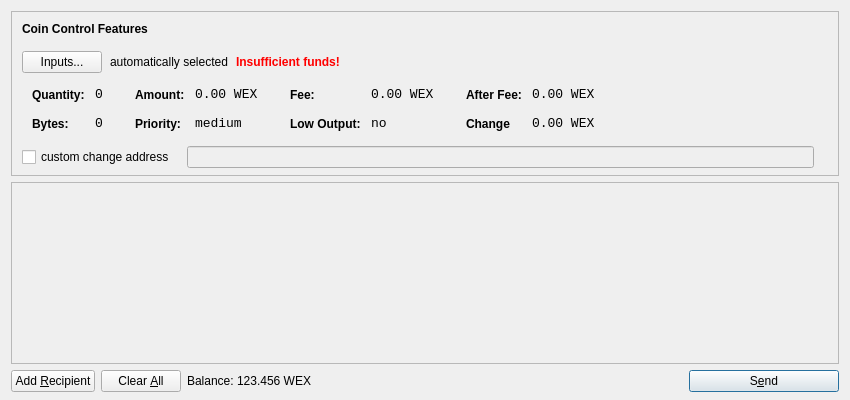
<?xml version="1.0" encoding="UTF-8"?>
<ui version="4.0">
 <class>SendCoinsDialog</class>
 <widget class="QDialog" name="SendCoinsDialog">
  <property name="geometry">
   <rect>
    <x>0</x>
    <y>0</y>
    <width>850</width>
    <height>400</height>
   </rect>
  </property>
  <property name="windowTitle">
   <string>Send Coins</string>
  </property>
  <layout class="QVBoxLayout" name="verticalLayout" stretch="0,1,0">
   <property name="bottomMargin">
    <number>8</number>
   </property>
   <item>
    <widget class="QFrame" name="frameCoinControl">
     <property name="sizePolicy">
      <sizepolicy hsizetype="Expanding" vsizetype="Expanding">
       <horstretch>0</horstretch>
       <verstretch>0</verstretch>
      </sizepolicy>
     </property>
     <property name="maximumSize">
      <size>
       <width>16777215</width>
       <height>16777215</height>
      </size>
     </property>
     <property name="frameShape">
      <enum>QFrame::StyledPanel</enum>
     </property>
     <property name="frameShadow">
      <enum>QFrame::Sunken</enum>
     </property>
     <layout class="QVBoxLayout" name="verticalLayoutCoinControl2">
      <property name="spacing">
       <number>-1</number>
      </property>
      <property name="leftMargin">
       <number>0</number>
      </property>
      <property name="topMargin">
       <number>0</number>
      </property>
      <property name="rightMargin">
       <number>0</number>
      </property>
      <property name="bottomMargin">
       <number>6</number>
      </property>
      <item>
       <layout class="QVBoxLayout" name="verticalLayoutCoinControl" stretch="0,0,0,0,1">
        <property name="spacing">
         <number>0</number>
        </property>
        <property name="leftMargin">
         <number>10</number>
        </property>
        <property name="topMargin">
         <number>10</number>
        </property>
        <item>
         <layout class="QHBoxLayout" name="horizontalLayoutCoinControl1">
          <property name="bottomMargin">
           <number>15</number>
          </property>
          <item>
           <widget class="QLabel" name="labelCoinControlFeatures">
            <property name="sizePolicy">
             <sizepolicy hsizetype="Preferred" vsizetype="Maximum">
              <horstretch>0</horstretch>
              <verstretch>0</verstretch>
             </sizepolicy>
            </property>
            <property name="font">
             <font>
              <weight>75</weight>
              <bold>true</bold>
             </font>
            </property>
            <property name="styleSheet">
             <string notr="true">font-weight:bold;</string>
            </property>
            <property name="text">
             <string>Coin Control Features</string>
            </property>
           </widget>
          </item>
         </layout>
        </item>
        <item>
         <layout class="QHBoxLayout" name="horizontalLayoutCoinControl2" stretch="0,0,0,0">
          <property name="spacing">
           <number>8</number>
          </property>
          <property name="bottomMargin">
           <number>10</number>
          </property>
          <item>
           <widget class="QPushButton" name="pushButtonCoinControl">
            <property name="styleSheet">
             <string notr="true"/>
            </property>
            <property name="text">
             <string>Inputs...</string>
            </property>
           </widget>
          </item>
          <item>
           <widget class="QLabel" name="labelCoinControlAutomaticallySelected">
            <property name="text">
             <string>automatically selected</string>
            </property>
            <property name="margin">
             <number>5</number>
            </property>
           </widget>
          </item>
          <item>
           <widget class="QLabel" name="labelCoinControlInsuffFunds">
            <property name="font">
             <font>
              <weight>75</weight>
              <bold>true</bold>
             </font>
            </property>
            <property name="styleSheet">
             <string notr="true">color:red;font-weight:bold;</string>
            </property>
            <property name="text">
             <string>Insufficient funds!</string>
            </property>
            <property name="margin">
             <number>5</number>
            </property>
           </widget>
          </item>
          <item>
           <spacer name="horizontalSpacerCoinControl">
            <property name="orientation">
             <enum>Qt::Horizontal</enum>
            </property>
            <property name="sizeHint" stdset="0">
             <size>
              <width>40</width>
              <height>1</height>
             </size>
            </property>
           </spacer>
          </item>
         </layout>
        </item>
        <item>
         <widget class="QWidget" name="widgetCoinControl" native="true">
          <property name="sizePolicy">
           <sizepolicy hsizetype="Preferred" vsizetype="Preferred">
            <horstretch>0</horstretch>
            <verstretch>0</verstretch>
           </sizepolicy>
          </property>
          <property name="minimumSize">
           <size>
            <width>0</width>
            <height>0</height>
           </size>
          </property>
          <property name="styleSheet">
           <string notr="true"/>
          </property>
          <layout class="QHBoxLayout" name="horizontalLayoutCoinControl5">
           <property name="margin">
            <number>0</number>
           </property>
           <item>
            <layout class="QHBoxLayout" name="horizontalLayoutCoinControl3" stretch="0,0,0,1">
             <property name="spacing">
              <number>20</number>
             </property>
             <property name="topMargin">
              <number>0</number>
             </property>
             <property name="bottomMargin">
              <number>10</number>
             </property>
             <item>
              <layout class="QFormLayout" name="formLayoutCoinControl1">
               <property name="horizontalSpacing">
                <number>10</number>
               </property>
               <property name="verticalSpacing">
                <number>14</number>
               </property>
               <property name="leftMargin">
                <number>10</number>
               </property>
               <property name="topMargin">
                <number>4</number>
               </property>
               <property name="rightMargin">
                <number>6</number>
               </property>
               <item row="0" column="0">
                <widget class="QLabel" name="labelCoinControlQuantityText">
                 <property name="styleSheet">
                  <string notr="true">font-weight:bold;</string>
                 </property>
                 <property name="text">
                  <string>Quantity:</string>
                 </property>
                 <property name="margin">
                  <number>0</number>
                 </property>
                </widget>
               </item>
               <item row="0" column="1">
                <widget class="QLabel" name="labelCoinControlQuantity">
                 <property name="font">
                  <font>
                   <family>Monospace</family>
                   <pointsize>10</pointsize>
                  </font>
                 </property>
                 <property name="cursor">
                  <cursorShape>IBeamCursor</cursorShape>
                 </property>
                 <property name="contextMenuPolicy">
                  <enum>Qt::ActionsContextMenu</enum>
                 </property>
                 <property name="text">
                  <string>0</string>
                 </property>
                 <property name="margin">
                  <number>0</number>
                 </property>
                 <property name="textInteractionFlags">
                  <set>Qt::LinksAccessibleByMouse|Qt::TextSelectableByKeyboard|Qt::TextSelectableByMouse</set>
                 </property>
                </widget>
               </item>
               <item row="1" column="0">
                <widget class="QLabel" name="labelCoinControlBytesText">
                 <property name="styleSheet">
                  <string notr="true">font-weight:bold;</string>
                 </property>
                 <property name="text">
                  <string>Bytes:</string>
                 </property>
                </widget>
               </item>
               <item row="1" column="1">
                <widget class="QLabel" name="labelCoinControlBytes">
                 <property name="font">
                  <font>
                   <family>Monospace</family>
                   <pointsize>10</pointsize>
                  </font>
                 </property>
                 <property name="cursor">
                  <cursorShape>IBeamCursor</cursorShape>
                 </property>
                 <property name="contextMenuPolicy">
                  <enum>Qt::ActionsContextMenu</enum>
                 </property>
                 <property name="text">
                  <string>0</string>
                 </property>
                 <property name="textInteractionFlags">
                  <set>Qt::LinksAccessibleByMouse|Qt::TextSelectableByKeyboard|Qt::TextSelectableByMouse</set>
                 </property>
                </widget>
               </item>
              </layout>
             </item>
             <item>
              <layout class="QFormLayout" name="formLayoutCoinControl2">
               <property name="horizontalSpacing">
                <number>10</number>
               </property>
               <property name="verticalSpacing">
                <number>14</number>
               </property>
               <property name="leftMargin">
                <number>6</number>
               </property>
               <property name="topMargin">
                <number>4</number>
               </property>
               <property name="rightMargin">
                <number>6</number>
               </property>
               <item row="0" column="0">
                <widget class="QLabel" name="labelCoinControlAmountText">
                 <property name="styleSheet">
                  <string notr="true">font-weight:bold;</string>
                 </property>
                 <property name="text">
                  <string>Amount:</string>
                 </property>
                 <property name="margin">
                  <number>0</number>
                 </property>
                </widget>
               </item>
               <item row="0" column="1">
                <widget class="QLabel" name="labelCoinControlAmount">
                 <property name="font">
                  <font>
                   <family>Monospace</family>
                   <pointsize>10</pointsize>
                  </font>
                 </property>
                 <property name="cursor">
                  <cursorShape>IBeamCursor</cursorShape>
                 </property>
                 <property name="contextMenuPolicy">
                  <enum>Qt::ActionsContextMenu</enum>
                 </property>
                 <property name="text">
                  <string>0.00 WEX</string>
                 </property>
                 <property name="textInteractionFlags">
                  <set>Qt::LinksAccessibleByMouse|Qt::TextSelectableByKeyboard|Qt::TextSelectableByMouse</set>
                 </property>
                </widget>
               </item>
               <item row="1" column="0">
                <widget class="QLabel" name="labelCoinControlPriorityText">
                 <property name="styleSheet">
                  <string notr="true">font-weight:bold;</string>
                 </property>
                 <property name="text">
                  <string>Priority:</string>
                 </property>
                </widget>
               </item>
               <item row="1" column="1">
                <widget class="QLabel" name="labelCoinControlPriority">
                 <property name="font">
                  <font>
                   <family>Monospace</family>
                   <pointsize>10</pointsize>
                  </font>
                 </property>
                 <property name="cursor">
                  <cursorShape>IBeamCursor</cursorShape>
                 </property>
                 <property name="contextMenuPolicy">
                  <enum>Qt::ActionsContextMenu</enum>
                 </property>
                 <property name="text">
                  <string>medium</string>
                 </property>
                 <property name="textInteractionFlags">
                  <set>Qt::LinksAccessibleByMouse|Qt::TextSelectableByKeyboard|Qt::TextSelectableByMouse</set>
                 </property>
                </widget>
               </item>
              </layout>
             </item>
             <item>
              <layout class="QFormLayout" name="formLayoutCoinControl3">
               <property name="horizontalSpacing">
                <number>10</number>
               </property>
               <property name="verticalSpacing">
                <number>14</number>
               </property>
               <property name="leftMargin">
                <number>6</number>
               </property>
               <property name="topMargin">
                <number>4</number>
               </property>
               <property name="rightMargin">
                <number>6</number>
               </property>
               <item row="0" column="0">
                <widget class="QLabel" name="labelCoinControlFeeText">
                 <property name="styleSheet">
                  <string notr="true">font-weight:bold;</string>
                 </property>
                 <property name="text">
                  <string>Fee:</string>
                 </property>
                 <property name="margin">
                  <number>0</number>
                 </property>
                </widget>
               </item>
               <item row="0" column="1">
                <widget class="QLabel" name="labelCoinControlFee">
                 <property name="font">
                  <font>
                   <family>Monospace</family>
                   <pointsize>10</pointsize>
                  </font>
                 </property>
                 <property name="cursor">
                  <cursorShape>IBeamCursor</cursorShape>
                 </property>
                 <property name="contextMenuPolicy">
                  <enum>Qt::ActionsContextMenu</enum>
                 </property>
                 <property name="text">
                  <string>0.00 WEX</string>
                 </property>
                 <property name="textInteractionFlags">
                  <set>Qt::LinksAccessibleByMouse|Qt::TextSelectableByKeyboard|Qt::TextSelectableByMouse</set>
                 </property>
                </widget>
               </item>
               <item row="1" column="0">
                <widget class="QLabel" name="labelCoinControlLowOutputText">
                 <property name="styleSheet">
                  <string notr="true">font-weight:bold;</string>
                 </property>
                 <property name="text">
                  <string>Low Output:</string>
                 </property>
                </widget>
               </item>
               <item row="1" column="1">
                <widget class="QLabel" name="labelCoinControlLowOutput">
                 <property name="font">
                  <font>
                   <family>Monospace</family>
                   <pointsize>10</pointsize>
                  </font>
                 </property>
                 <property name="cursor">
                  <cursorShape>IBeamCursor</cursorShape>
                 </property>
                 <property name="contextMenuPolicy">
                  <enum>Qt::ActionsContextMenu</enum>
                 </property>
                 <property name="text">
                  <string>no</string>
                 </property>
                 <property name="textInteractionFlags">
                  <set>Qt::LinksAccessibleByMouse|Qt::TextSelectableByKeyboard|Qt::TextSelectableByMouse</set>
                 </property>
                </widget>
               </item>
              </layout>
             </item>
             <item>
              <layout class="QFormLayout" name="formLayoutCoinControl4">
               <property name="horizontalSpacing">
                <number>10</number>
               </property>
               <property name="verticalSpacing">
                <number>14</number>
               </property>
               <property name="leftMargin">
                <number>6</number>
               </property>
               <property name="topMargin">
                <number>4</number>
               </property>
               <property name="rightMargin">
                <number>6</number>
               </property>
               <item row="0" column="0">
                <widget class="QLabel" name="labelCoinControlAfterFeeText">
                 <property name="styleSheet">
                  <string notr="true">font-weight:bold;</string>
                 </property>
                 <property name="text">
                  <string>After Fee:</string>
                 </property>
                 <property name="margin">
                  <number>0</number>
                 </property>
                </widget>
               </item>
               <item row="0" column="1">
                <widget class="QLabel" name="labelCoinControlAfterFee">
                 <property name="font">
                  <font>
                   <family>Monospace</family>
                   <pointsize>10</pointsize>
                  </font>
                 </property>
                 <property name="cursor">
                  <cursorShape>IBeamCursor</cursorShape>
                 </property>
                 <property name="contextMenuPolicy">
                  <enum>Qt::ActionsContextMenu</enum>
                 </property>
                 <property name="text">
                  <string>0.00 WEX</string>
                 </property>
                 <property name="textInteractionFlags">
                  <set>Qt::LinksAccessibleByMouse|Qt::TextSelectableByKeyboard|Qt::TextSelectableByMouse</set>
                 </property>
                </widget>
               </item>
               <item row="1" column="0">
                <widget class="QLabel" name="labelCoinControlChangeText">
                 <property name="styleSheet">
                  <string notr="true">font-weight:bold;</string>
                 </property>
                 <property name="text">
                  <string>Change</string>
                 </property>
                </widget>
               </item>
               <item row="1" column="1">
                <widget class="QLabel" name="labelCoinControlChange">
                 <property name="font">
                  <font>
                   <family>Monospace</family>
                   <pointsize>10</pointsize>
                  </font>
                 </property>
                 <property name="cursor">
                  <cursorShape>IBeamCursor</cursorShape>
                 </property>
                 <property name="contextMenuPolicy">
                  <enum>Qt::ActionsContextMenu</enum>
                 </property>
                 <property name="text">
                  <string>0.00 WEX</string>
                 </property>
                 <property name="textInteractionFlags">
                  <set>Qt::LinksAccessibleByMouse|Qt::TextSelectableByKeyboard|Qt::TextSelectableByMouse</set>
                 </property>
                </widget>
               </item>
              </layout>
             </item>
            </layout>
           </item>
          </layout>
         </widget>
        </item>
        <item>
         <layout class="QHBoxLayout" name="horizontalLayoutCoinControl4" stretch="0,0,0">
          <property name="spacing">
           <number>12</number>
          </property>
          <property name="sizeConstraint">
           <enum>QLayout::SetDefaultConstraint</enum>
          </property>
          <property name="topMargin">
           <number>5</number>
          </property>
          <property name="rightMargin">
           <number>5</number>
          </property>
          <item>
           <widget class="QCheckBox" name="checkBoxCoinControlChange">
            <property name="text">
             <string>custom change address</string>
            </property>
           </widget>
          </item>
          <item>
           <widget class="QLineEdit" name="lineEditCoinControlChange">
            <property name="enabled">
             <bool>false</bool>
            </property>
            <property name="sizePolicy">
             <sizepolicy hsizetype="Expanding" vsizetype="Fixed">
              <horstretch>0</horstretch>
              <verstretch>0</verstretch>
             </sizepolicy>
            </property>
           </widget>
          </item>
          <item>
           <widget class="QLabel" name="labelCoinControlChangeLabel">
            <property name="sizePolicy">
             <sizepolicy hsizetype="Preferred" vsizetype="Expanding">
              <horstretch>0</horstretch>
              <verstretch>0</verstretch>
             </sizepolicy>
            </property>
            <property name="minimumSize">
             <size>
              <width>0</width>
              <height>0</height>
             </size>
            </property>
            <property name="text">
             <string/>
            </property>
            <property name="margin">
             <number>3</number>
            </property>
           </widget>
          </item>
         </layout>
        </item>
        <item>
         <spacer name="verticalSpacerCoinControl">
          <property name="orientation">
           <enum>Qt::Vertical</enum>
          </property>
          <property name="sizeHint" stdset="0">
           <size>
            <width>800</width>
            <height>1</height>
           </size>
          </property>
         </spacer>
        </item>
       </layout>
      </item>
     </layout>
    </widget>
   </item>
   <item>
    <widget class="QScrollArea" name="scrollArea">
     <property name="widgetResizable">
      <bool>true</bool>
     </property>
     <widget class="QWidget" name="scrollAreaWidgetContents">
      <property name="geometry">
       <rect>
        <x>0</x>
        <y>0</y>
        <width>830</width>
        <height>165</height>
       </rect>
      </property>
      <layout class="QVBoxLayout" name="verticalLayout_2">
       <property name="margin">
        <number>0</number>
       </property>
       <item>
        <layout class="QVBoxLayout" name="entries">
         <property name="spacing">
          <number>6</number>
         </property>
        </layout>
       </item>
       <item>
        <spacer name="verticalSpacer">
         <property name="orientation">
          <enum>Qt::Vertical</enum>
         </property>
         <property name="sizeHint" stdset="0">
          <size>
           <width>20</width>
           <height>40</height>
          </size>
         </property>
        </spacer>
       </item>
      </layout>
     </widget>
    </widget>
   </item>
   <item>
    <layout class="QHBoxLayout" name="horizontalLayout">
     <item>
      <widget class="QPushButton" name="addButton">
       <property name="toolTip">
        <string>Send to multiple recipients at once</string>
       </property>
       <property name="text">
        <string>Add &amp;Recipient</string>
       </property>
       <property name="icon">
        <iconset resource="../bitcoin.qrc">
         <normaloff>:/icons/add</normaloff>:/icons/add</iconset>
       </property>
       <property name="autoDefault">
        <bool>false</bool>
       </property>
      </widget>
     </item>
     <item>
      <widget class="QPushButton" name="clearButton">
       <property name="sizePolicy">
        <sizepolicy hsizetype="Minimum" vsizetype="Fixed">
         <horstretch>0</horstretch>
         <verstretch>0</verstretch>
        </sizepolicy>
       </property>
       <property name="toolTip">
        <string>Remove all transaction fields</string>
       </property>
       <property name="text">
        <string>Clear &amp;All</string>
       </property>
       <property name="icon">
        <iconset resource="../bitcoin.qrc">
         <normaloff>:/icons/remove</normaloff>:/icons/remove</iconset>
       </property>
       <property name="autoRepeatDelay">
        <number>300</number>
       </property>
       <property name="autoDefault">
        <bool>false</bool>
       </property>
      </widget>
     </item>
     <item>
      <layout class="QHBoxLayout" name="horizontalLayout_2">
       <property name="spacing">
        <number>3</number>
       </property>
       <item>
        <widget class="QLabel" name="label">
         <property name="sizePolicy">
          <sizepolicy hsizetype="Preferred" vsizetype="Fixed">
           <horstretch>0</horstretch>
           <verstretch>0</verstretch>
          </sizepolicy>
         </property>
         <property name="text">
          <string>Balance:</string>
         </property>
        </widget>
       </item>
       <item>
        <widget class="QLabel" name="labelBalance">
         <property name="sizePolicy">
          <sizepolicy hsizetype="Preferred" vsizetype="Fixed">
           <horstretch>0</horstretch>
           <verstretch>0</verstretch>
          </sizepolicy>
         </property>
         <property name="cursor">
          <cursorShape>IBeamCursor</cursorShape>
         </property>
         <property name="text">
          <string>123.456 WEX</string>
         </property>
         <property name="textInteractionFlags">
          <set>Qt::LinksAccessibleByMouse|Qt::TextSelectableByKeyboard|Qt::TextSelectableByMouse</set>
         </property>
        </widget>
       </item>
      </layout>
     </item>
     <item>
      <spacer name="horizontalSpacer">
       <property name="orientation">
        <enum>Qt::Horizontal</enum>
       </property>
       <property name="sizeHint" stdset="0">
        <size>
         <width>40</width>
         <height>20</height>
        </size>
       </property>
      </spacer>
     </item>
     <item>
      <widget class="QPushButton" name="sendButton">
       <property name="minimumSize">
        <size>
         <width>150</width>
         <height>0</height>
        </size>
       </property>
       <property name="toolTip">
        <string>Confirm the send action</string>
       </property>
       <property name="text">
        <string>S&amp;end</string>
       </property>
       <property name="icon">
        <iconset resource="../bitcoin.qrc">
         <normaloff>:/icons/send</normaloff>:/icons/send</iconset>
       </property>
       <property name="default">
        <bool>true</bool>
       </property>
      </widget>
     </item>
    </layout>
   </item>
  </layout>
 </widget>
 <resources>
  <include location="../bitcoin.qrc"/>
 </resources>
 <connections/>
</ui>
